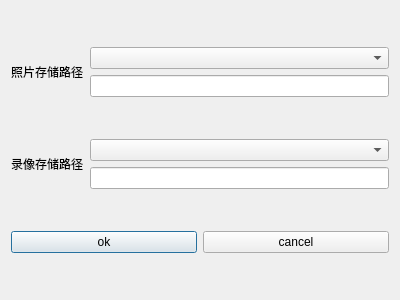
<?xml version="1.0" encoding="UTF-8"?>
<ui version="4.0">
 <class>savePathDialog</class>
 <widget class="QDialog" name="savePathDialog">
  <property name="geometry">
   <rect>
    <x>0</x>
    <y>0</y>
    <width>400</width>
    <height>300</height>
   </rect>
  </property>
  <property name="windowTitle">
   <string>Dialog</string>
  </property>
  <layout class="QGridLayout" name="gridLayout">
   <item row="0" column="0">
    <layout class="QHBoxLayout" name="horizontalLayout_2">
     <item>
      <widget class="QLabel" name="label">
       <property name="text">
        <string>照片存储路径</string>
       </property>
      </widget>
     </item>
     <item>
      <layout class="QVBoxLayout" name="verticalLayout_2">
       <item>
        <widget class="QComboBox" name="picBox"/>
       </item>
       <item>
        <widget class="QLineEdit" name="picEdit"/>
       </item>
      </layout>
     </item>
    </layout>
   </item>
   <item row="1" column="0">
    <layout class="QHBoxLayout" name="horizontalLayout">
     <item>
      <widget class="QLabel" name="label_2">
       <property name="text">
        <string>录像存储路径</string>
       </property>
      </widget>
     </item>
     <item>
      <layout class="QVBoxLayout" name="verticalLayout">
       <item>
        <widget class="QComboBox" name="movBox"/>
       </item>
       <item>
        <widget class="QLineEdit" name="movEdit">
         <property name="enabled">
          <bool>true</bool>
         </property>
        </widget>
       </item>
      </layout>
     </item>
    </layout>
   </item>
   <item row="2" column="0">
    <layout class="QHBoxLayout" name="horizontalLayout_3">
     <item>
      <widget class="QPushButton" name="okBtn">
       <property name="text">
        <string>ok</string>
       </property>
      </widget>
     </item>
     <item>
      <widget class="QPushButton" name="cancelBtn">
       <property name="text">
        <string>cancel</string>
       </property>
      </widget>
     </item>
    </layout>
   </item>
  </layout>
 </widget>
 <resources/>
 <connections/>
</ui>
